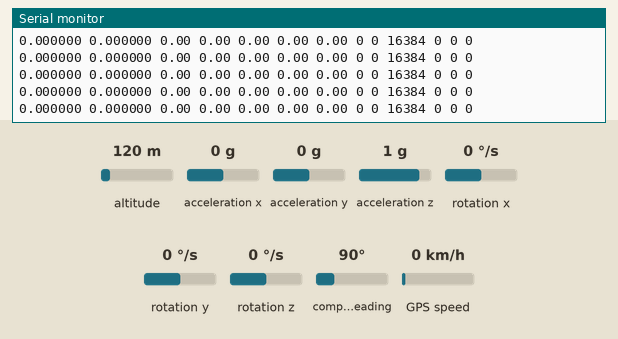
This sketch was run on a simulated Arduino Uno, built with avr-gcc and run on an emulated ATmega328P. On the bench: the last lines printed to the serial monitor. The inputs (shaded band) are chosen by the test bench; at power-on: acceleration x 0 g, altitude 120 m, rotation z 0 °/s, acceleration y 0 g, acceleration z 1 g, rotation x 0 °/s, rotation y 0 °/s, compass heading 90°, GPS speed 0 km/h. The GPS gets a fix after 3 s at 37.7749, -122.4194 with 8 satellites.

Above: at 2.7 s.
2.8 s: acceleration x set to -1.4 g
At 4.59 s:
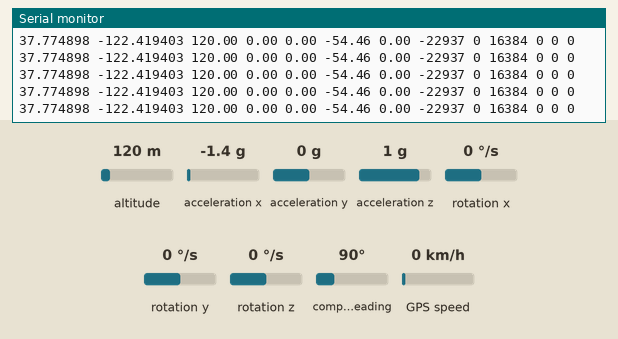
6.9 s: altitude set to 20 m
At 9.67 s:
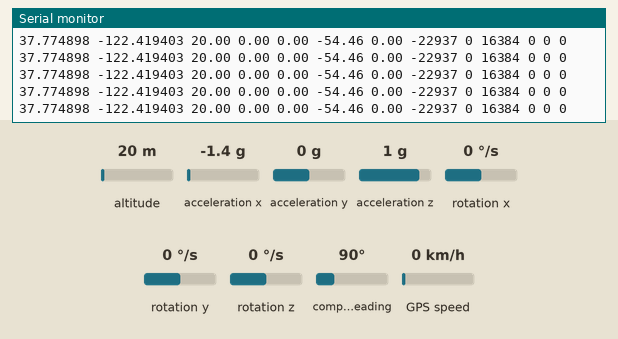
11.0 s: rotation z set to -100 °/s
At 12.7 s:
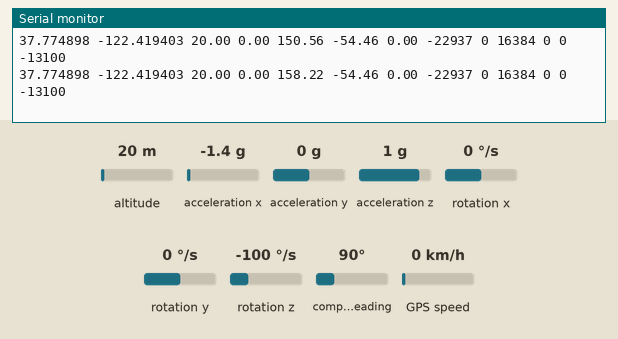
15.1 s: acceleration y set to -1.4 g
At 18.76 s:
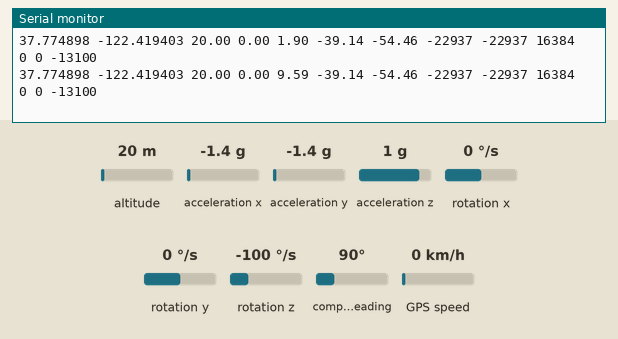
19.2 s: acceleration z set to -1.4 g
At 20.3 s:
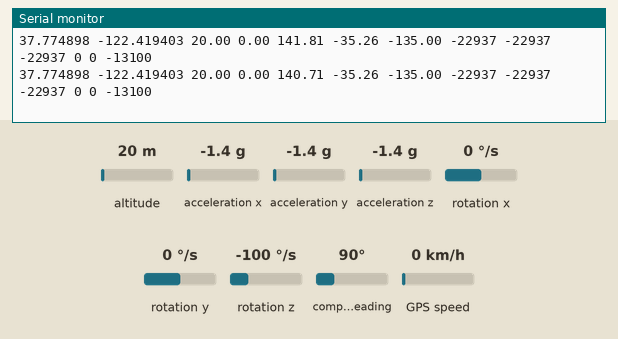
23.3 s: rotation x set to -192 °/s
At 23.82 s:
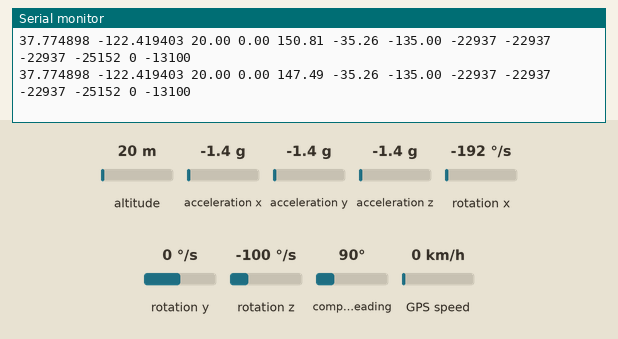
Timing chart, 0 to 26.3 s (numbered marks = the images above; inputs shaded):
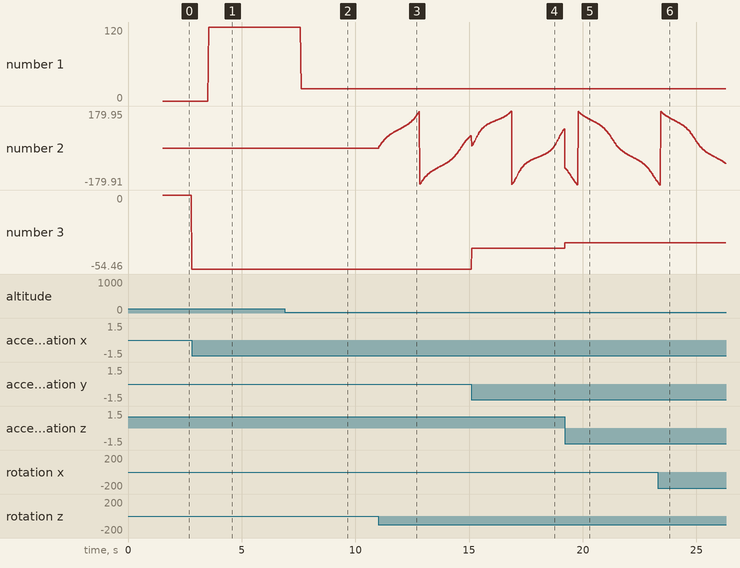

Measured:
- after the input at 2.8 s, the serial monitor: prints a new line at once (image 1)
- after the input at 6.9 s, the serial monitor: prints a new line after 0.73 s (image 2)
- after the input at 11.0 s, the serial monitor: prints a new line at once (image 3)
- plotted number 1: 120 → 20 after the input at 6.9 s
- plotted number 2: 0 → 60.59 after the input at 11.0 s
- plotted number 3: 0 → -54.46 after the input at 2.8 s

The sketch:

full_param_read.ino
```cpp
#include <I2Cdev.h>
#include <MPU6050_6Axis_MotionApps20.h>
#include <Wire.h>
#include <SoftwareSerial.h>
#include <TinyGPS++.h>

TinyGPSPlus gps;
MPU6050 mpu;

#define INTERRUPT_PIN 2

bool dmpReady = false;
uint8_t mpuIntStatus;
uint8_t devStatus;
uint16_t packetSize;
uint16_t fifoCount;
uint8_t fifoBuffer[64];

int16_t ax, ay, az;
int16_t gx, gy, gz;

Quaternion q;
float euler[3];
float angles[3];

float lastKnownLoc[3];
float speedKmph;

static const int RXPin = 4, TXPin = 3;
static const uint32_t GPSBaud = 9600;
SoftwareSerial gpsSerial(RXPin, TXPin);

//volatile bool mpuInterrupt = false;
//void dmpDataReady() {
//  mpuInterrupt = true;
//}

bool done = true;
float yawOffset, pitchOffset, rollOffset;
void calibrateImu() {
  readAngles();
  for (int i = 0; i < 1000; i++) {
    yawOffset += angles[0];
    pitchOffset += angles[1];
    rollOffset += angles[2];
  }
  yawOffset = yawOffset / 1000;
  pitchOffset = pitchOffset / 1000;
  rollOffset = rollOffset / 1000;
  Serial.print("Yaw Offset : ");
  Serial.println(yawOffset);
  Serial.print("Pitch Offset : ");
  Serial.println(pitchOffset);
  Serial.print("Roll Offset : ");
  Serial.println(rollOffset);
  delay(5000);
  done = false;
}

void readAngles() {
  //mpuInterrupt = false;
  mpuIntStatus = mpu.getIntStatus();
  fifoCount = mpu.getFIFOCount();
  if ((mpuIntStatus & 0x10) || fifoCount == 1024) {
    mpu.resetFIFO();
  } else if (mpuIntStatus & 0x02) {
    while (fifoCount < packetSize) fifoCount = mpu.getFIFOCount();

    mpu.getFIFOBytes(fifoBuffer, packetSize);
    fifoCount -= packetSize;

    mpu.dmpGetQuaternion(&q, fifoBuffer);
    mpu.dmpGetEuler(euler, &q);
    //Serial.print("Euler\t");
    angles[0] = euler[0] * 180 / M_PI;
    angles[1] = euler[1] * 180 / M_PI;
    angles[2] = euler[2] * 180 / M_PI;
  }

  mpu.getMotion6(&ax, &ay, &az, &gx, &gy, &gz);
}

void setup() {
  // put your setup code here, to run once:
  Wire.begin();
  TWBR = 24;

  Serial.begin(115200);
  gpsSerial.begin(GPSBaud);

  //  Serial.println(F("Initializing Device..."));
  //  mpu.initialize();
  //  pinMode(INTERRUPT_PIN, INPUT);

  Serial.println(F("Testing Device Connection..."));
  if (mpu.testConnection()) {
    Serial.println("MPU6050 Connected");
  } else {
    Serial.println("MPU is not connected!");
    while (1);
  }

  Serial.println(F("\nSend any chars..."));
  while (Serial.available() && Serial.read());
  while (!Serial.available());
  while (Serial.available() && Serial.read());

  Serial.println(F("Initializing DMP..."));
  devStatus = mpu.dmpInitialize();

  //-2326  295 1752  -67 17  -79 (UNO)
  //1946  -699  2039  93  -28 -8 (NANO)

  mpu.setXGyroOffset(93);
  mpu.setYGyroOffset(-28);
  mpu.setZGyroOffset(-8);
  mpu.setZAccelOffset(2039);
  mpu.setXAccelOffset(1946);
  mpu.setYAccelOffset(-699);

  if (devStatus == 0) {
    Serial.println(F("Enabling DMP..."));
    mpu.setDMPEnabled(true);

    //    Serial.println(F("Enabling interrupt detection.."));
    //    attachInterrupt(digitalPinToInterrupt(INTERRUPT_PIN), dmpDataReady, RISING);
    //    mpuIntStatus = mpu.getIntStatus();

    Serial.println(F("DMP Ready! Waiting for first interrupt"));
    dmpReady = true;

    packetSize = mpu.dmpGetFIFOPacketSize();
  } else {
    Serial.print(F("DMP Init failed error code : "));
    Serial.print(devStatus);
  }

}

void loop() {
  // put your main code here, to run repeatedly:
  if (!dmpReady) return;

  while (gpsSerial.available() > 0) {
    if (gps.encode(gpsSerial.read())) {
      if (gps.location.isValid()) {
        lastKnownLoc[0] = gps.location.lat();
        lastKnownLoc[1] = gps.location.lng();
        lastKnownLoc[2] = gps.altitude.meters();
        speedKmph = gps.speed.kmph();
      } else {
        Serial.println("Location invalid!");
      }
    }
  }

  if (!done) {
    calibrateImu();
  } else {
    readAngles();
  }

  Serial.print(lastKnownLoc[0], 6); Serial.print(" ");
  Serial.print(lastKnownLoc[1], 6); Serial.print(" ");
  Serial.print(lastKnownLoc[2]); Serial.print(" ");
  Serial.print(speedKmph); Serial.print(" ");
  Serial.print(angles[0] - yawOffset); Serial.print(" ");
  Serial.print(angles[1] - pitchOffset); Serial.print(" ");
  Serial.print(angles[2] - rollOffset); Serial.print(" ");
  Serial.print(ax); Serial.print(" ");
  Serial.print(ay); Serial.print(" ");
  Serial.print(az); Serial.print(" ");
  Serial.print(gx); Serial.print(" ");
  Serial.print(gy); Serial.print(" ");
  Serial.print(gz); Serial.print(" ");
  Serial.print("\n");
}
```
